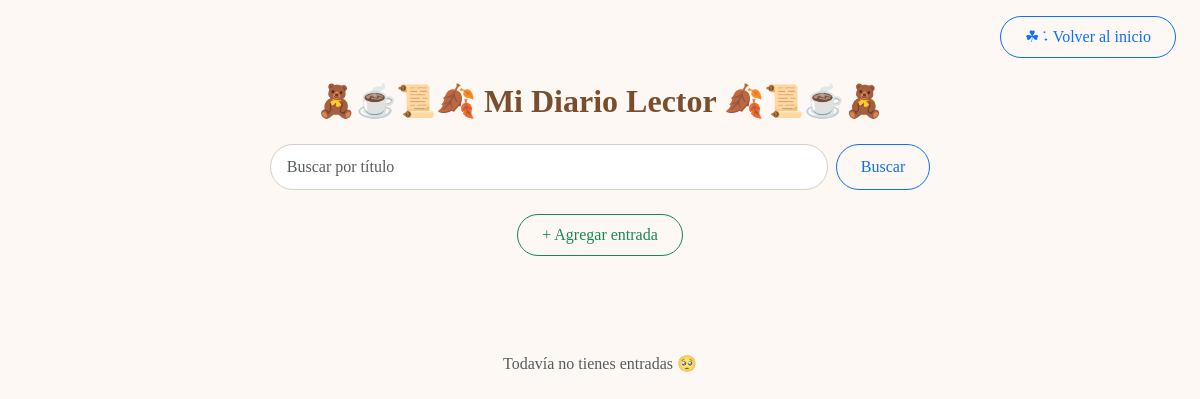
The page /diario/ (signed in) on the database as committed earlier.
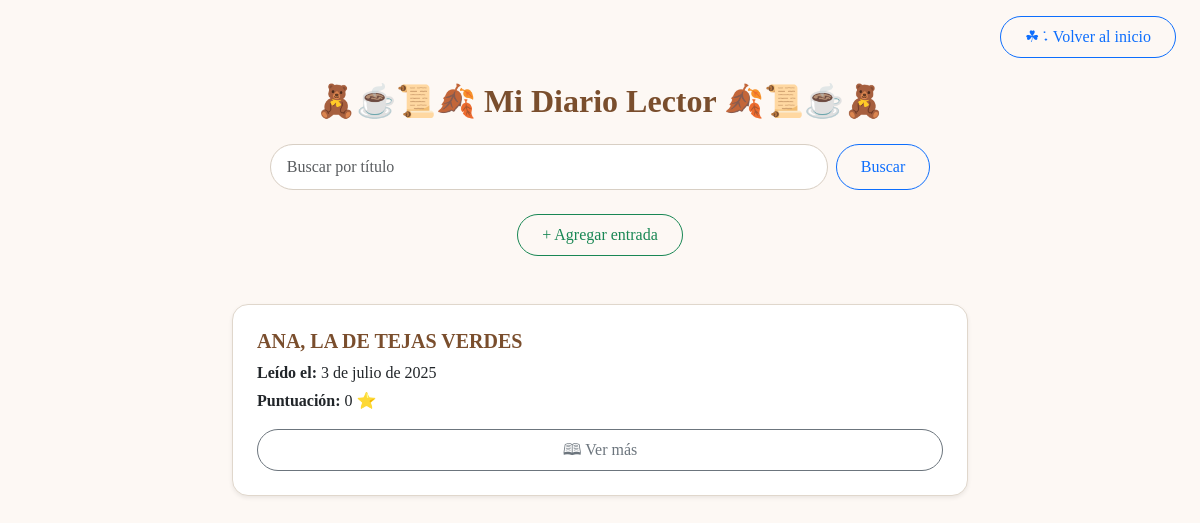
The same page on the database as committed later.
### biblioteca/models.py (models this page shows, shortened)
class DiarioLector(models.Model):
    usuario = models.ForeignKey(User, on_delete=models.CASCADE)
    libro_leido = models.ForeignKey(LibroLeido, on_delete=models.CASCADE)
    fecha = models.DateField(auto_now_add=True)
    puntuacion = models.IntegerField(
        default=0,
        validators=[MinValueValidator(0), MaxValueValidator(5)]
    )
    frase_iconica = models.TextField(blank=True, max_length=500)
    punto_clave = models.TextField(blank=True, max_length=1000)
    nota_personal = models.TextField(blank=True, max_length=2000)

class LibroLeido(models.Model):
    usuario = models.ForeignKey(User, on_delete=models.CASCADE)
    titulo = models.CharField(max_length=200, default="Sin título")
    autor = models.CharField(max_length=100, default="Desconocido")
    isbn = models.CharField(
        max_length=20,
        blank=True,
        null=True,
        db_index=True,
        help_text="Opcional. Si existe, se usa para mejorar las recomendaciones."
    )
    categoria = models.ManyToManyField(Categoria, blank=True)
    resumen = models.TextField(max_length=2000, blank=True)
    estado = models.CharField(
        max_length=20,
        choices=ESTADO_LIBRO,
        default='pendiente'
    )
    fecha_inicio = models.DateField(null=True, blank=True)
    fecha_fin = models.DateField(null=True, blank=True)
    pdf = models.FileField(
        upload_to='libros/',
        null=True,
        blank=True,
        storage=RawMediaCloudinaryStorage(),   # 🔥 CLAVE: se sube como RAW
        validators=[
            FileExtensionValidator(allowed_extensions=['pdf']),
            validar_pdf
        ]
    )
    link = models.URLField(blank=True, null=True)

### biblioteca/views.py (the view)
# urls.py: path('diario/', views.diario_lector, name='diario_lector'), # Diario lector (notas, frases y reflexiones personales)
@login_required
def diario_lector(request):
    query = request.GET.get('q', '')
    diarios = DiarioLector.objects.filter(usuario=request.user)
    if query:
        diarios = diarios.filter(
            Q(libro_leido__titulo__icontains=query) |
            Q(libro_leido__autor__icontains=query)
        )
    return render(request, 'biblioteca/diario_lector.html', {
        'diarios': diarios,
        'query': query,
    })

### templates/biblioteca/diario_lector.html (shortened to what this page needs)
{% load static %}
<!DOCTYPE html>
<html lang="es">
<head>
    <link rel="stylesheet" href="https://cdn.jsdelivr.net/npm/bootstrap@5.3.0/dist/css/bootstrap.min.css">
    <link rel="stylesheet" href="{% static 'biblioteca/css/diario.css' %}">
</head>
<body class="bg-cream">
<div class="d-flex justify-content-end me-4 mt-3">
    <a href="{% url 'inicio' %}" class="btn btn-outline-primary rounded-pill">
        ☘︎ ݁˖ Volver al inicio
    </a>
</div>
<div class="container mt-4">
    <h2 class="text-center mb-4 title-cozy">
        🧸☕📜🍂 Mi Diario Lector 🍂📜☕🧸
    </h2>
    <form class="d-flex mb-4 justify-content-center" method="get">
        <input class="form-control me-2 w-50 input-cozy" type="search" name="q"
               placeholder="Buscar por título"
               value="{{ query|default:'' }}">
        <button class="btn btn-outline-primary rounded-pill" type="submit">Buscar</button>
    </form>
    <div class="text-center mb-5">
        <a href="{% url 'agregar_entrada' %}" class="btn btn-outline-success btn-custom">
            + Agregar entrada
        </a>
    </div>
    <div class="row justify-content-center">
        {% for entrada in diarios %}
        <div class="col-md-8 mb-4">
            <div class="card p-4 shadow-sm rounded-4">
                <h5 class="text-brown fw-bold">
                    {{ entrada.libro_leido.titulo }}
                </h5>
                <p class="mb-1">
                    <strong>Leído el:</strong> {{ entrada.libro_leido.fecha_fin }}
                </p>
                <p class="mb-3">
                    <strong>Puntuación:</strong> {{ entrada.puntuacion }} ⭐
                </p>
                <button class="btn btn-outline-secondary btn-custom rounded-pill"
                        data-bs-toggle="modal" data-bs-target="#modalEntrada{{ entrada.id }}">
                    🕮 Ver más
                </button>
            </div>
        </div>
        {% empty %}
        <p class="text-center text-muted mt-5">Todavía no tienes entradas 🥺</p>
        {% endfor %}
    </div>
</div>
</body>
</html>

### static/biblioteca/css/diario.css (style rules this page uses)
body.bg-cream { background-color: #fdf8f4; font-family: 'Georgia', serif; }
.title-cozy { color: #7a4e2d; font-weight: 700; font-family: 'Georgia', serif; }
.form-control, .form-select { border-radius: 50px; border: 1px solid #d8cfc4; padding: 0.6rem 1rem; font-size: 1rem; background-color: #fff; }
.btn-custom, .btn-outline-rose, .btn-outline-brown, .btn-outline-primary { border-radius: 30px; padding: 0.5rem 1.5rem; }
.btn-outline-primary { border-radius: 30px; padding: 0.5rem 1.5rem; }
.card { background-color: #ffffff; border: 1px solid #e0d7cc; border-radius: 18px; box-shadow: 0 4px 12px rgba(0, 0, 0, 0.08); transition: transform 0.2s ease, box-shadow 0.2s ease; }
.card h5 { color: #7a4e2d; font-weight: 600; }

Rows that differ between the two databases and show on the page:
added DiarioLector: libro_leido.titulo "ANA, LA DE TEJAS VERDES", libro_leido.fecha_fin "3 de julio de 2025", puntuacion "0"
Other text that changed with them:
text no longer shown: "Todavía no tienes entradas 🥺"
